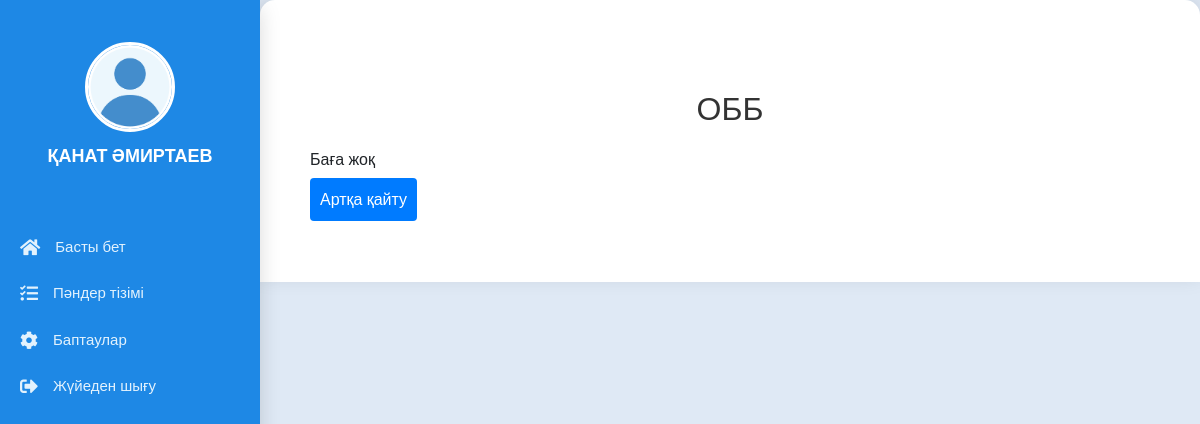
Screenshot of /profile/course/1/ (signed in) with the database file from the repository.
### main/models.py (models this page shows, shortened)
class CustomUser(AbstractUser):
    is_student = models.BooleanField(default=False)
    is_teacher = models.BooleanField(default=False)
    rate = models.DecimalField(
        max_digits=3,
        decimal_places=2,
        choices=[
            (1.00, 'Толық'),
            (0.50, '0.5'),
            (0.25, '0.25')
        ],
        default=1.00,
        blank=True,
        null=True,
        verbose_name='Ставка'
    )
    img = models.ImageField('foto', upload_to="profile/", blank=True, null=True)
    data = models.DateField('tygan kyn', blank=True, null=True)
    about_me  = models.TextField('ozim jaily', blank=True, null=True)
    email = models.EmailField('email', blank=True, null=True, )
    telefon = models.CharField('telefon', blank=True, null=True, max_length=20)
    addres1 = models.CharField('meken-jai-1', blank=True, null=True, max_length=100)
    addres2 = models.CharField('meken-jai-2', blank=True, null=True, max_length=100)
    ana = models.CharField('anasy aty', blank=True, null=True, max_length=100)
    ana_nomer = models.CharField('ana_telefon', blank=True, null=True, max_length=20)
    ake = models.CharField('akesy aty', blank=True, null=True, max_length=100)
    ake_nomer = models.CharField('ake_telefon', blank=True, null=True, max_length=20)
    kyrs = models.ForeignKey(Kyrs, on_delete=models.CASCADE, verbose_name='kyrs', blank=True, null=True )
    toby = models.ForeignKey(Toby, on_delete=models.CASCADE, verbose_name='toby', blank=True, null=True)
    oku_tury = models.ForeignKey(Oky_tury, on_delete=models.CASCADE, verbose_name='oky_tury', blank=True, null=True)
    dareje = models.ForeignKey(Dareje, on_delete=models.CASCADE, verbose_name='dareje', blank=True, null=True)
    kyzmet = models.ForeignKey(Kyzmet, on_delete=models.CASCADE, verbose_name='kyzmet', blank=True, null=True)
    sabak = models.ManyToManyField(Kyrs, verbose_name='sabak', related_name='custom_user_sabaks')
    user_permissions = models.ManyToManyField(
        Permission,
        verbose_name=_('user permissions'),
        blank=True,
        related_name='customuser_permissions',
        related_query_name='customuser_permission',
    )
    groups = models.ManyToManyField(
        Group,
        verbose_name=_('groups'),
        blank=True,
        related_name='customuser_groups',
        related_query_name='customuser_group',
    )

class Sabak(models.Model):
    name = models.CharField(verbose_name='name', max_length=100)

### main/views.py (the view)
# urls.py: path('profile/course/<int:course_id>/', views.course_grades, name='course_grades'),
def course_grades(request, course_id):
    student = request.user
    course = get_object_or_404(Sabak, id=course_id)
    grades = Grade.objects.filter(student=student, sabak=course)
    return render(request, 'main/student/course_grades.html', {'grades': grades, 'course': course})

### main/templates/main/student/course_grades.html (shortened to what this page needs)
{% extends 'main/profile.html' %}
{% load static %}
{% block link %}<link rel="stylesheet" href="https://stackpath.bootstrapcdn.com/bootstrap/4.5.2/css/bootstrap.min.css">
{% endblock link %}
{% block main %}
     <section class="main-course1">
             <div class="container">
                       <h2>{{ course.name }}</h2>
    {% if grades %}
        <table class="fl-table">
            <tr>
                <th>Оқытушының аты-жөні</th>
                <th>Апта</th>
                <th>Баға</th>
                <th>Бағаланған күн</th>
            </tr>
            {% for grade in grades %}
            <tr>
                <td><a class="teacher" href="{% url 'user'  grade.teacher.id %}">{{ grade.teacher.first_name }} {{ grade.teacher.last_name }}</a></td>
                <td>{{ grade.week }}</td>
                <td>{{ grade.grade }}</td>
                <td>{{ grade.date }}</td>
            </tr>
            {% endfor %}
        </table>
    {% else %}
        <p>Баға жоқ</p>
    {% endif %}
    <a class="back" href="{% url 'student_sabak' %}">Артқа қайту</a>
             </div>
          </section>
{% endblock main %}

### main/templates/main/profile.html (shortened to what this page needs)
<span style="font-family: verdana, geneva, sans-serif;"><!DOCTYPE html>
{% load static %}
    <html lang="en">
    <head>
      <link rel="stylesheet" href="{% static 'css/style-index1.css' %}">
      {% block link %}{% endblock link %}
      <link rel="stylesheet" href="https://cdnjs.cloudflare.com/ajax/libs/font-awesome/5.15.4/css/all.min.css"/>
    </head>
    <body>
      <div class="container1">
        <nav class="nav1">
          <ul>
            <li>
                <a href="{% url 'user'  user.id %}" class="logo">
                    {% if user.img %}
                        <img src="{{ user.img.url }}" alt="{{ user.first_name }} {{ user.last_name }}">
                    {% else %}
                        <img src="{% static 'img/images.png' %}" alt="Default Image">
                    {% endif %}
                    <span class="nav-item">{{ user.first_name }} {{ user.last_name }}</span>
                    <br>
                </a>
            </li>
            <li><a href="{% url 'profile' %}" class="{% if request.path == '/profile/' %}active1{% endif %}" >
              <i class="fas fa-home"></i>
              <span class="nav-item1 ">Басты бет</span>
            </a></li>
              {% if user.is_teacher == True %}
            <li><a href="{% url 'lek_pr' %}" class="{% if request.path == '/lek_pr/' %}active1{% endif %}">
              <i class="fas fa-tasks"></i>
              <span class="nav-item1">Пәндер тізімі</span>
            </a></li>
              {% elif user.is_student == True  %}
            <li><a href="{% url 'student_sabak' %}" class="{% if request.path == '/student_sabak/' %}active1{% endif %}">
              <i class="fas fa-tasks"></i>
              <span class="nav-item1">Пәндер тізімі</span>
            </a></li>
              {% endif %}
            <li><a href="{% url 'profile_update' %}" class="{% if request.path == '/profile_update/' %}active1{% endif %}">
              <i class="fas fa-cog"></i>
              <span class="nav-item1">Баптаулар</span>
            </a></li>
            <li><a href="{% url 'logout' %}" class=""  class="logout">
              <i class="fas fa-sign-out-alt"></i>
              <span class="nav-item1">Жүйеден шығу</span>
            </a></li>
          </ul>
        </nav>
        <section class="main1">
    {% block main %}{% endblock main %}
</section>
      </div>
    </body>
    </html></span>

### static/css/style-index1.css (style rules this page uses)
* { margin: 0; padding: 0; outline: none; border: none; text-decoration: none; box-sizing: border-box; font-family: "Poppins", sans-serif; }
body { background: linear-gradient(135deg, #e3f2fd, #fce4ec); color: #333; }
.container1 { display: flex; }
.nav1 { position: fixed; top: 0; bottom: 0; height: 100vh; left: 0; background: #1e88e5; width: 260px; overflow: hidden; box-shadow: 0 8px 20px rgba(0, 0, 0, 0.15); }
.logo { display: flex; flex-direction: column; align-items: center; margin-top: 30px; margin-bottom: 20px; text-align: center; }
.logo img { width: 90px; height: 90px; border-radius: 50%; border: 3px solid #fff; }
.logo span { font-weight: 600; font-size: 18px; color: #fff; margin-top: 10px; text-transform: uppercase; }
.nav1 ul { margin-top: 20px; list-style: none; padding-left: 0; }
.nav1 ul li a { display: flex; align-items: center; padding: 12px 20px; font-size: 15px; color: #e3f2fd; transition: background 0.3s ease; border-radius: 8px; }
.nav1 .fas { font-size: 18px; margin-right: 15px; }
.nav-item1 { flex: 1; }
.main1 { width: calc(100% - 260px); padding: 30px; margin-left: 260px; background: #fff; border-radius: 15px 15px 0 0; box-shadow: 0 -4px 20px rgba(0, 0, 0, 0.1); }
.main-course1 { margin-top: 20px; }

### main/templates/main/student/course_grades.html (style rules this page uses)
body { background: #dfe9f5; }
.main-course1 { padding: 20px 0; border-radius: 10px; background-color: #ffffff; }
.container { padding: 20px; max-width: 1100px; width: 100%; }
h2 { text-align: center; color: #333; margin-bottom: 20px; }
.back { margin-top: 50px; padding: 10px; border: none; border-radius: 4px; background-color: #007bff; color: white; font-size: 16px; cursor: pointer; text-align: center; }

### rows the page displays
CustomUser: first_name "ҚАНАТ", last_name "ӘМИРТАЕВ"
Sabak: name "ОББ"
